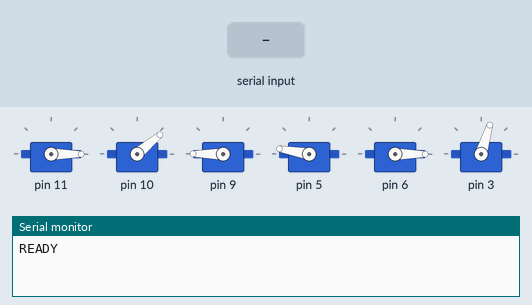
A sketch run on a simulated Arduino Uno, built with avr-gcc and run on an emulated ATmega328P. Shown: 6 × servo, the last lines printed to the serial monitor. The test bench sets the inputs (shaded band).

Above: at 7.2 s.
7.3 s: "HOME 1\n" received over Serial
At 7.78 s:
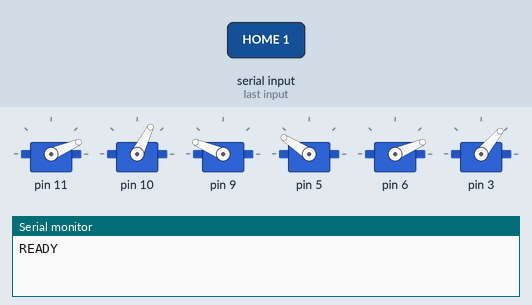
At 9.7 s:
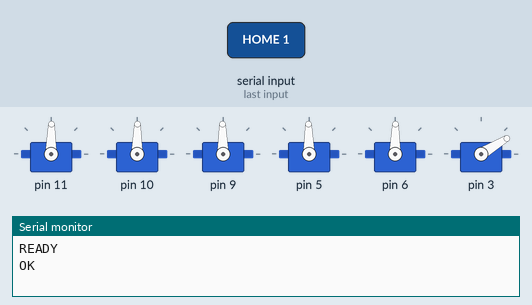
10.3 s: "MOVE 1\n" received over Serial
11.8 s: "90 45\n" received over Serial
Timing chart, 0 to 14.8 s (numbered marks = the images above; inputs shaded):
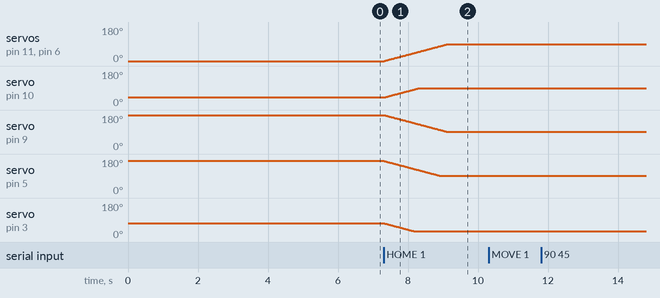

The sketch:

braccio_serial.ino
```cpp
// Serial-protocol firmware for the Braccio + Elegoo Uno R3.
// Host (Uno Q running Python) drives the arm over USB serial at 115200 baud.
// See PLAN.md "Phase 1: Arduino sketch + serial protocol" for the spec.

#include <Braccio.h>
#include <Servo.h>

// Names are required by the Braccio library — it references them as externs.
Servo base;        // M1: 0-180
Servo shoulder;    // M2: 15-165
Servo elbow;       // M3: 0-180
Servo wrist_ver;   // M4: 0-180
Servo wrist_rot;   // M5: 0-180
Servo gripper;     // M6: 10 (open) - 73 (closed)

// Servo limits — clamp on the Arduino side so a buggy host can't push past
// hardware-safe ranges.
const int M1_MIN = 0,   M1_MAX = 180;
const int M2_MIN = 15,  M2_MAX = 165;
const int M3_MIN = 0,   M3_MAX = 180;
const int M4_MIN = 0,   M4_MAX = 180;
const int M5_MIN = 0,   M5_MAX = 180;
const int M6_MIN = 10,  M6_MAX = 73;
const int DELAY_MIN = 10, DELAY_MAX = 30;

static int clampi(int v, int lo, int hi) {
  if (v < lo) return lo;
  if (v > hi) return hi;
  return v;
}

void setup() {
  Serial.begin(115200);
  // Braccio.begin() runs the soft-start and parks the arm. Takes ~3-4s.
  Braccio.begin();
  Serial.println("READY");
}

// Blocks until a full line arrives. Strips trailing \r so CRLF hosts work too.
static String readLine() {
  String buf;
  while (true) {
    while (Serial.available() == 0) { /* spin */ }
    char c = Serial.read();
    if (c == '\n') {
      if (buf.length() > 0 && buf[buf.length() - 1] == '\r') {
        buf.remove(buf.length() - 1);
      }
      return buf;
    }
    buf += c;
  }
}

// Parse "<delay> <m1> <m2> <m3> <m4> <m5> <m6>", clamp, execute.
static void doMove(const String& args) {
  int parts[7];
  int n = 0;
  int start = 0;
  int len = args.length();
  for (int i = 0; i <= len && n < 7; i++) {
    if (i == len || args[i] == ' ') {
      if (i > start) {
        parts[n++] = args.substring(start, i).toInt();
      }
      start = i + 1;
    }
  }
  if (n != 7) {
    Serial.println("ERR parse");
    return;
  }
  int d  = clampi(parts[0], DELAY_MIN, DELAY_MAX);
  int m1 = clampi(parts[1], M1_MIN,    M1_MAX);
  int m2 = clampi(parts[2], M2_MIN,    M2_MAX);
  int m3 = clampi(parts[3], M3_MIN,    M3_MAX);
  int m4 = clampi(parts[4], M4_MIN,    M4_MAX);
  int m5 = clampi(parts[5], M5_MIN,    M5_MAX);
  int m6 = clampi(parts[6], M6_MIN,    M6_MAX);
  Braccio.ServoMovement(d, m1, m2, m3, m4, m5, m6);
  Serial.println("OK");
}

void loop() {
  String line = readLine();
  if (line.length() == 0) return;

  int sp = line.indexOf(' ');
  String cmd  = (sp == -1) ? line : line.substring(0, sp);
  String args = (sp == -1) ? ""   : line.substring(sp + 1);

  if (cmd == "MOVE") {
    doMove(args);
  } else if (cmd == "HOME") {
    // Mirror the home pose used by ArmController.home() on the host.
    Braccio.ServoMovement(20, 90, 90, 90, 90, 90, 30);
    Serial.println("OK");
  } else if (cmd == "PING") {
    Serial.println("OK");
  } else {
    Serial.println("ERR unknown");
  }
}
```

Measured:
- after the input at 7.3 s, servo on pin 11: moves from 0° to 89° over 1.8 s, starting at once; servo on pin 10: moves from 40° to 89° over 0.98 s, starting at once
